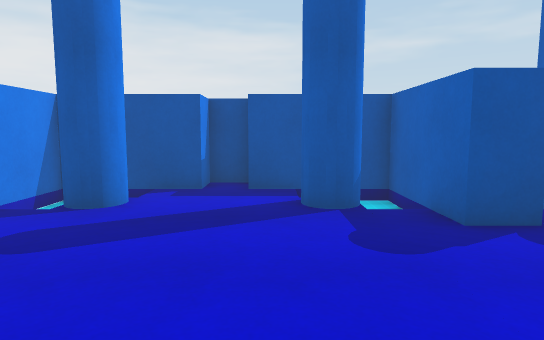
[1] (above)

17 first-person views from a walk through a 3-D level made in the Unity game engine. The camera is 1.2 m above the floor, tilts 6° down and sees 75° across. The floor is counted in squares, 1 m on a side. Each view is taken from the middle of a square. On the plan, view 1 faces up. The plan holds only what a view shows up to about 14 squares ahead; the rest is blank. The player character is not drawn. Some surface patterns are stand-ins.

[2]
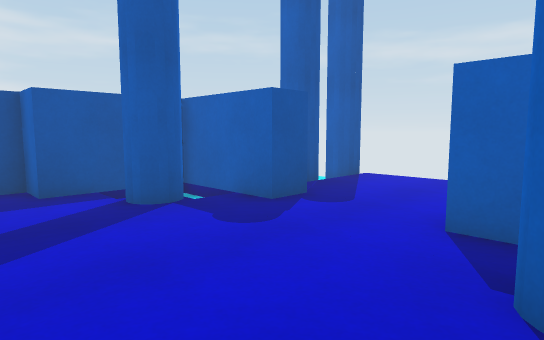

[3]
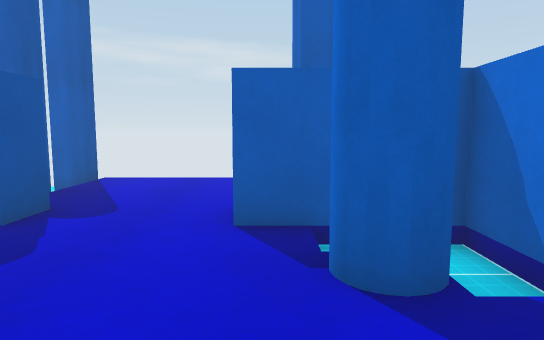

[4]
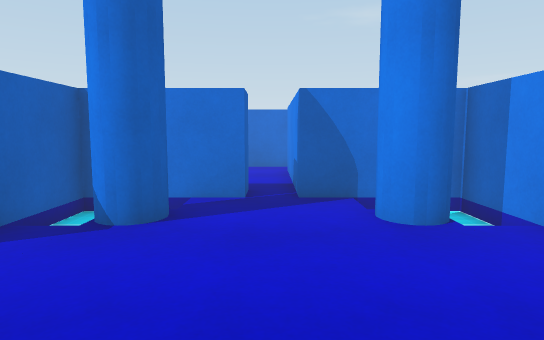

[5]
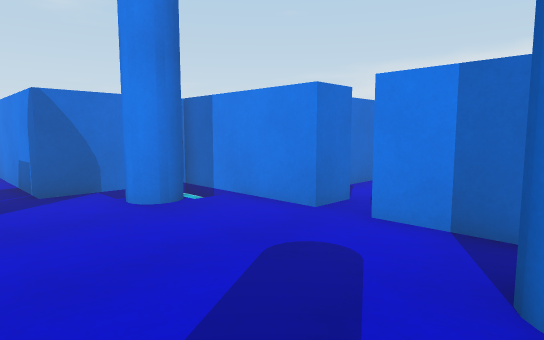

[6]
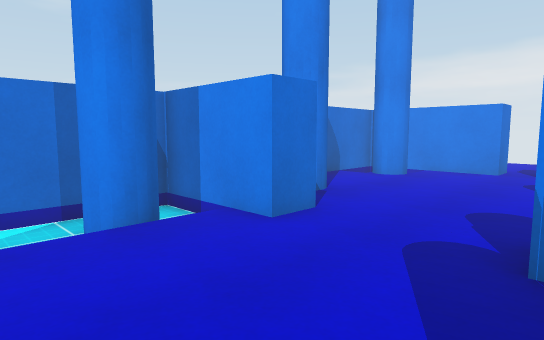

[7]
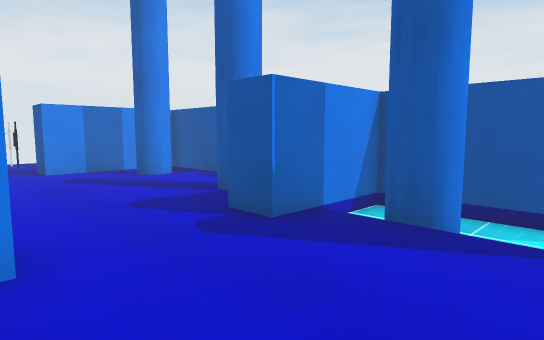

[8]
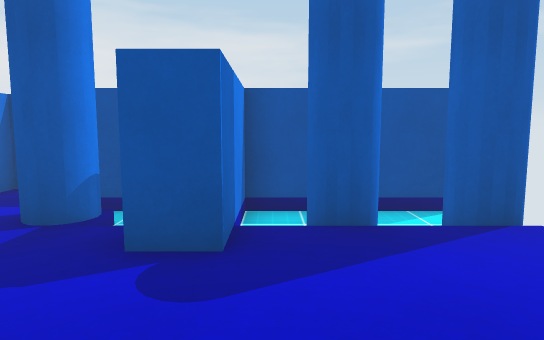

[9]
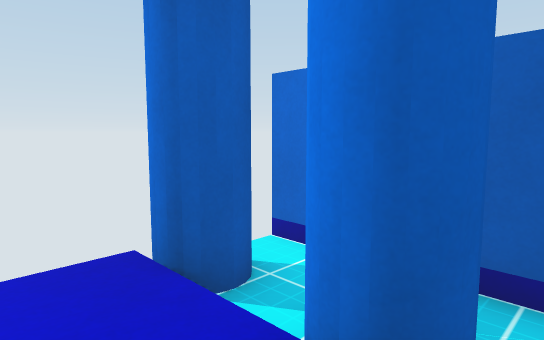

[10]
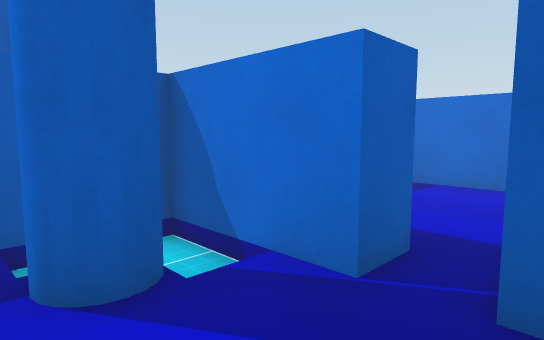

[11]
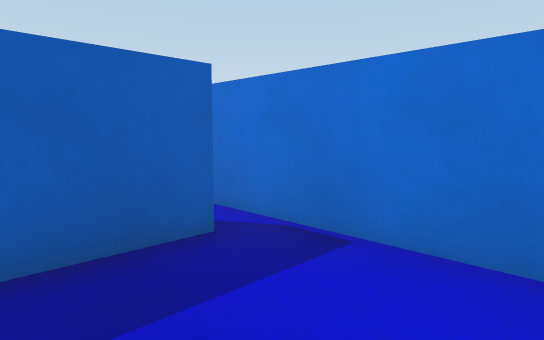

[12]
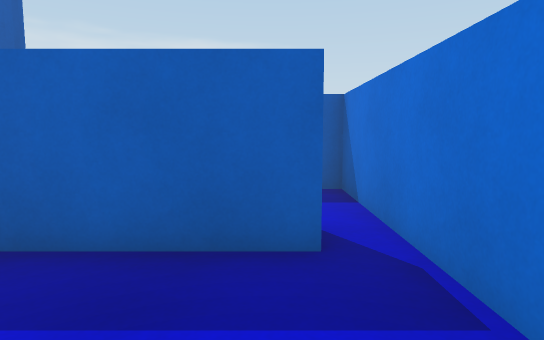

[13]
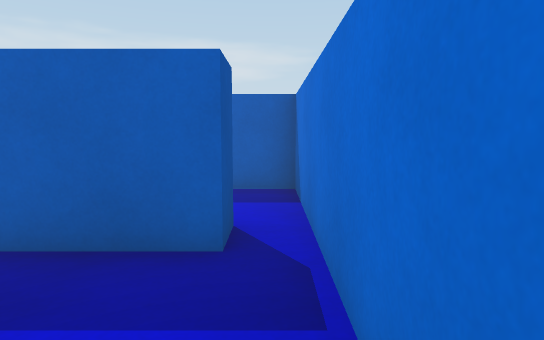

[14]
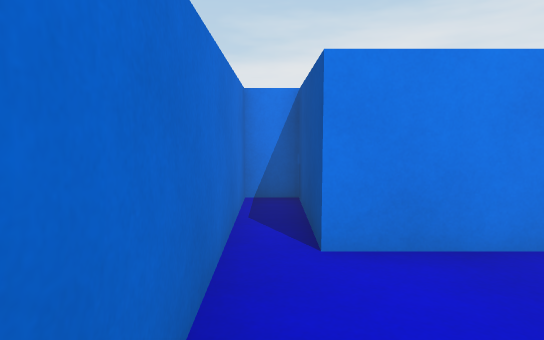

[15]
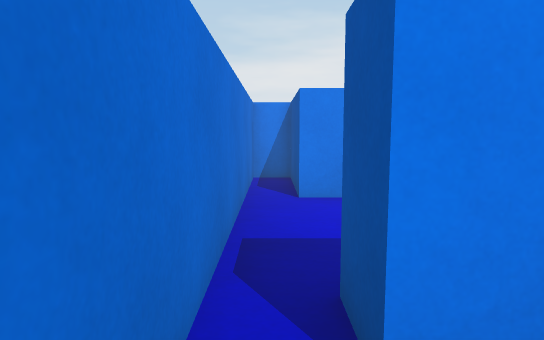

[16]
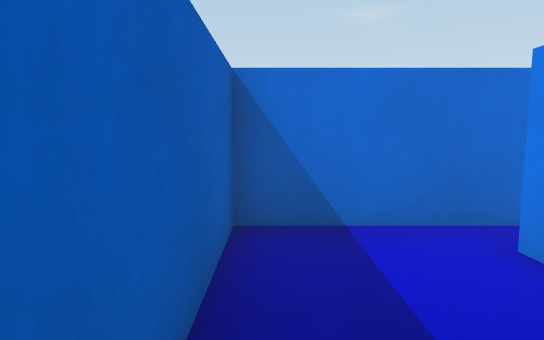

[17]
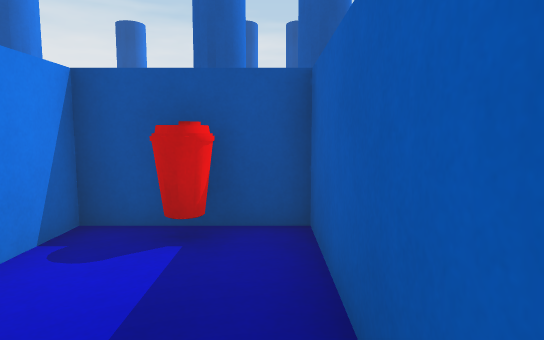

### Floor plan
Key: @ floor where view 1 was taken; # wall or solid block; . floor; ≈ liquid the walk keeps out of; O other object.
Columns run from 9 left of view 1 to 8 right of it. Each row starts with its distance up from view 1.
  9        ###
  8     ####.########
  7     #≈≈...≈≈#≈≈≈≈
  6     #≈#...#≈#≈#≈#
  5     #.......#....
  4 ... #............
  3 O................
  2 ....#............
  1  ####.......#....
  0     #≈#..@#≈#≈#≈#
 -1     #≈≈...≈≈#≈≈≈≈
 -2     ####.#########
 -3        #....#.O.#
 -4        #....#...#
 -5        #....#...#
 -6     ####....#...#
 -7     #...........#
 -8     #############

Where each view was taken, in squares from view 1:
view 1: 0 up, 0 right, facing up
view 2: 0 up, 2 left, facing up-right
view 3: 1 up, 2 left, facing right
view 4: 5 up, 1 left, facing down
view 5: 6 up, 0 right, facing down-left
view 6: 5 up, 7 right, facing down-left
view 7: 1 up, 7 right, facing up-left
view 8: 1 up, 4 right, facing up
view 9: 2 up, 4 right, facing down-right
view 10: 1 up, 2 left, facing down-right
view 11: 4 down, 1 left, facing down-right
view 12: 6 down, 1 left, facing right
view 13: 7 down, 1 left, facing right
view 14: 7 down, 2 right, facing left
view 15: 7 down, 5 right, facing left
view 16: 3 down, 6 right, facing down
view 17: 7 down, 6 right, facing up
